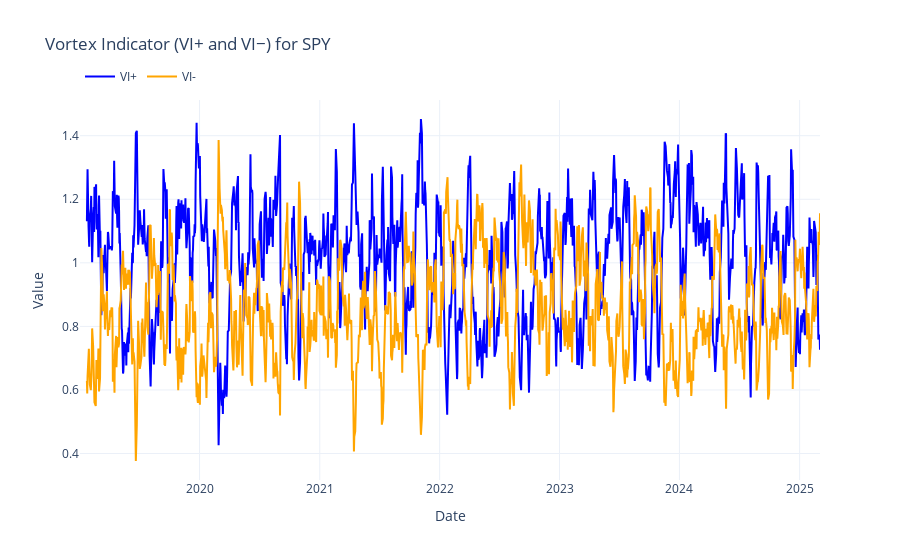

Notebook source saved alongside this figure:
### Code cell
fig = go.Figure()

fig.add_trace(go.Scatter(
    x=spy.index,
    y=spy["VI+"],
    mode='lines',
    name='VI+',
    line=dict(color='blue')
))

fig.add_trace(go.Scatter(
    x=spy.index,
    y=spy["VI-"],
    mode='lines',
    name='VI-',
    line=dict(color='orange')
))

fig.update_layout(
    title="Vortex Indicator (VI+ and VI−) for SPY",
    xaxis_title="Date",
    yaxis_title="Value",
    legend=dict(x=0, y=1.1, orientation="h"),
    template="plotly_white"
)

fig.show()

### Figure 1 — Plotly figure (JSON) as saved in the notebook; plotly's stock layout.template omitted (floating-point values rounded to 4 significant figures; data arrays with more than 128 entries replaced by an {"elided": "..."} marker saying what was removed)
{"data": [{"line": {"color": "blue"}, "mode": "lines", "name": "VI+", "type": "scatter", "x": {"elided": "1551 str values"}, "y": {"elided": "1551 float values"}}, {"line": {"color": "orange"}, "mode": "lines", "name": "VI-", "type": "scatter", "x": {"elided": "1551 str values"}, "y": {"elided": "1551 float values"}}], "layout": {"legend": {"orientation": "h", "x": 0, "y": 1.1}, "title": {"text": "Vortex Indicator (VI+ and VI−) for SPY"}, "xaxis": {"title": {"text": "Date"}}, "yaxis": {"title": {"text": "Value"}}}}
